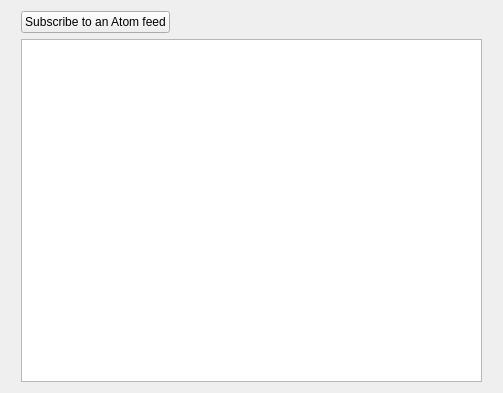
<?xml version="1.0" encoding="UTF-8"?>
<ui version="4.0">
 <class>AtomFeeds</class>
 <widget class="QWidget" name="AtomFeeds">
  <property name="geometry">
   <rect>
    <x>0</x>
    <y>0</y>
    <width>503</width>
    <height>393</height>
   </rect>
  </property>
  <property name="windowTitle">
   <string>Form</string>
  </property>
  <layout class="QHBoxLayout" name="horizontalLayout_2">
   <item>
    <layout class="QHBoxLayout" name="hLayout">
     <property name="spacing">
      <number>6</number>
     </property>
     <property name="leftMargin">
      <number>10</number>
     </property>
     <property name="rightMargin">
      <number>10</number>
     </property>
     <item>
      <layout class="QVBoxLayout" name="verticalLayout_2">
       <item>
        <layout class="QHBoxLayout" name="horizontalLayout">
         <item>
          <widget class="QPushButton" name="addFeedButton">
           <property name="text">
            <string>Subscribe to an Atom feed</string>
           </property>
           <property name="icon">
            <iconset resource="galacteek.qrc">
             <normaloff>:/share/icons/atom-feed.png</normaloff>:/share/icons/atom-feed.png</iconset>
           </property>
          </widget>
         </item>
         <item>
          <spacer name="horizontalSpacer">
           <property name="orientation">
            <enum>Qt::Horizontal</enum>
           </property>
           <property name="sizeHint" stdset="0">
            <size>
             <width>40</width>
             <height>20</height>
            </size>
           </property>
          </spacer>
         </item>
        </layout>
       </item>
       <item>
        <widget class="QTreeView" name="treeFeeds"/>
       </item>
      </layout>
     </item>
    </layout>
   </item>
  </layout>
 </widget>
 <resources>
  <include location="galacteek.qrc"/>
 </resources>
 <connections/>
</ui>
